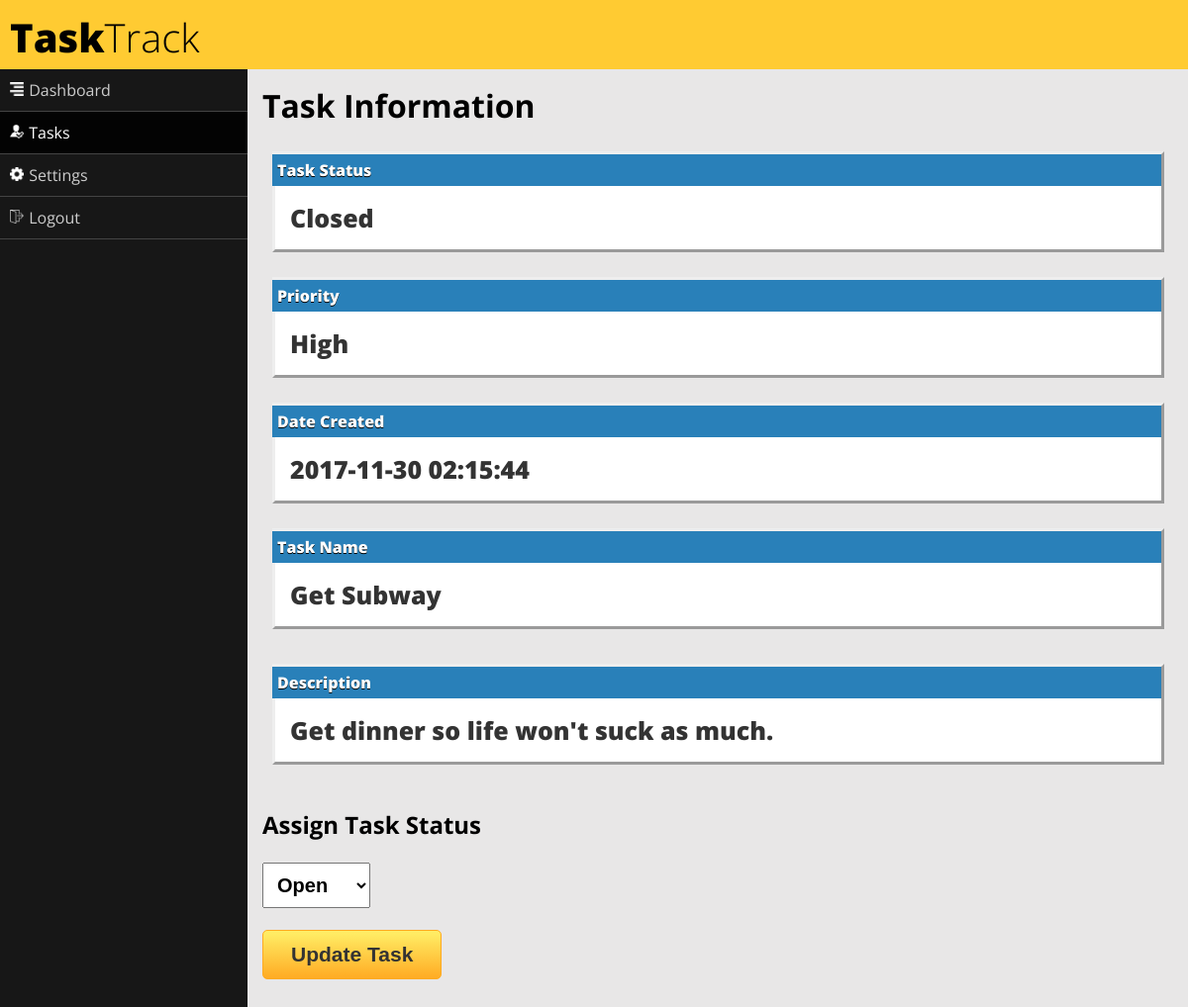
Page /pages/viewtask.php?tID=32 (signed in) on the committed database.
### tables this page shows
CREATE TABLE `TASKS` (
  `task_id` int(11) NOT NULL,
  `actor` varchar(10) NOT NULL,
  `task_name` varchar(100) NOT NULL,
  `description` varchar(500) NOT NULL,
  `status` varchar(10) NOT NULL,
  `date_created` datetime NOT NULL DEFAULT CURRENT_TIMESTAMP,
  `date_closed` datetime DEFAULT NULL,
  `priority` varchar(10) NOT NULL,
  `user_email` varchar(50) NOT NULL
);

### html/pages/viewtask.php (the view, shortened to what this page needs)
<!DOCTYPE html>
<html>
<head>
<link rel="stylesheet" type="text/css" href="admin.css">
</head>
<body>
<div id="header">
  <div class="logo">
    <a href="#">Task<span>Track</span></a>
  </div>
</div>
<div id="container">
  <div class="sidebar">
    <ul id="nav">
      <li><a href="../main.php"><img src="../img/menu.png" style="width:1.2em;padding-right:5px;">Dashboard</a></li>
      <li><a class="selected" href="tasks.php"><img src="../img/verification.png" style="width:1.2em;padding-right: 5px;">Tasks</a></li>
      <li><a href="settings.php"><img src="../img/settings.png" style="width:1.2em;padding-right: 5px;">Settings</a></li>
      <li><a href="/scripts/logout.php"><img src="../img/exit.png" style="width:1.2em;padding-right: 5px;">Logout</a></li>
    </ul>
  </div>
   <div class="content">
    <h1>Task Information</h1>
     <div id="db" style="width:99%;padding-top:10px;padding-left:10px;">
     <div class="db-top" style="text-align:left;">Task Status</div>
     <div class="db-panel" style="text-align:left;"><?php getTask(Status); ?></div>
    </div>
     <div id="db" style="width:99%;padding-top:10px;padding-left:10px;">
     <div class="db-top" style="text-align:left;">Priority</div>
     <div class="db-panel" style="text-align:left;"><?php getTask(Priority); ?></div>
    </div>
     <div id="db" style="width:99%;padding-top:10px;padding-left:10px;">
     <div class="db-top" style="text-align:left;">Date Created</div>
     <div class="db-panel" style="text-align:left;"><?php getTask(date_created); ?></div>
    </div>
    <div id="db" style="width:99%;padding-top:10px;padding-left:10px;">
     <div class="db-top" style="text-align:left;">Task Name</div>
     <div class="db-panel" style="text-align:left;"> <?php getTask(task_name); ?> </div>
    </div>
    <div id="db" style="width:99%;padding-top:20px;padding-left:10px;">
     <div class="db-top" style="text-align:left;">Description</div>
     <div class="db-panel" style="text-align:left;"> <?php getTask(description); ?></div>
    </div>
     <form action="../scripts/userUpdateTask.php" method="post">
     <br><br>
       <h2>Assign Task Status</h2>
       <br>
      <select name="taskpriority" style="padding:10px 10px 10px 10px;font-weight:bold;font-size:20px;">
        <option value="Open">Open</option>
      </select>
      <br><br>
      <input type="submit" value="Update Task" class="myButton">
      </form>
    </div>
</div>
</body>
</html>
<?php
function getTask($X){
$servername = "localhost";
$username = "root";
$password = "6SZP)}+33Ez&^Uqt";
$mysqli = mysqli_connect($servername, $username, $password, "COSCPROJECT");
if (mysqli_connect_errno()) {
  printf ("Connect failed: %s\n", mysqli_connect_error());
  exit();
} else {
   $taskID = $_GET['tID'];
   $sql = "SELECT $X FROM TASKS WHERE task_id='$taskID'";
   $result = mysqli_query($mysqli, $sql);
   if(mysqli_num_rows($result) > 0){
     while($row = mysqli_fetch_assoc($result)){
       echo $row["$X"];
       break;
    }
    }
    }
    }
?>

### html/pages/admin.css (style rules this page uses)
* { margin: 0; padding: 0; box-sizing: border-box; }
html, body { height: 100%; }
body { font-family: 'Open Sans'; background-color:#E8E7E7; }
a { text-decoration: none; }
h1 { background-color: #E8E7E7; }
div#header { width: 100%; height: 70px; background-color: #FFCB32; margin: 0 auto; }
.logo { float: left; margin-top: 10px; margin-left: 10px; }
.logo a { font-size: 2.5em; color: black; font-weight: 900; }
.logo a span { font-weight: 300; }
div#container { width: 100%; height:100%; margin: 0 auto; }
.sidebar { width: 250px; background:#171717; float: left; margin-bottom: -5000px; padding-bottom: 5000px; overflow: hidden; }
ul#nav li { list-style: none; }
ul#nav li a { color: #ccc; display: block; padding: 10px; font-size: 1em; border-bottom: 1px solid #444; -webkit-transition: all 0.2s ease; -moz-transition: all 0.2s ease; -ms-transition: all 0.2s ease; -o-transition: all 0.2s ease; transition: all 0.2s ease; }
ul#nav li a.selected { background: #030303; color:#fff; }
.content { width: auto; height: 100%; background: #E8E7E7; margin-left: 250px; padding: 15px; }
div#db { margin-top: 15px; }
div#db .db-top { color: #fff; text-shadow: 0 1px #000; background: #2980b9; padding: 5px; font-weight: 900; text-align:center; border-style:outset; border-width:3px 3px 0 0; }
div#db .db-panel { padding: 15px; background: #fff; color: #333; font-size:25px; text-align:center; font-weight:900; border-style:outset; border-width:0 3px 3px 3px; }
@media only screen and (min-width: 480px) { .sidebar { min-height: 900px; display: block; } }
@media only screen and (min-width: 480px) { .myButton { background:-webkit-gradient(linear, left top, left bottom, color-stop(0.05, #ffec64), color-stop(1, #ffab23)); background:-moz-linear-gradient(top, #ffec64 5%, #ffab23 100%); background:-webkit-linear-gradient(top, #ffec64 5%, #ffab23 100%); background:-o-linear-gradient(top, #ffec64 5%, #ffab23 100%); background:-ms-linear-gradient(top, #ffec64 5%, #ffab23 100%); background:linear-gradient(to bottom, #ffec64 5%, #ffab23 100%); filter:progid:DXImageTransform.Microsoft.gradient(startColorstr='#ffec64', endColorstr='#ffab23',GradientType=0); background-color:#ffec64; -moz-border-radius:5px; -webkit-border-radius:5px; border-radius:5px; border:1px solid #ffaa22; display:inline-block; cursor:pointer; color:#333333; font-family:Arial; font-size:21px; font-weight:bold; padding:12px 28px; text-decoration:none; } }

### rows in the picture
tasks: status "Closed", priority "High", date_created "2017-11-30 02:15:44", task_name "Get Subway", description "Get dinner so life won't suck as much."
